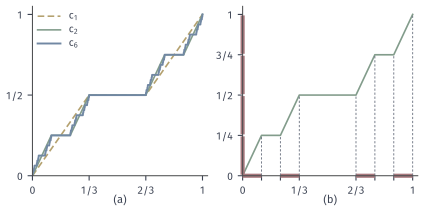

Reproduce this figure in Python.
from pathlib import Path
import sys
ROOT = next(p for p in Path(__file__).resolve().parents if (p/"build.sh").is_file() and (p/"tex/book.tex").is_file())
sys.path.insert(0, str(ROOT/"figures/00-shared/mathematical-preliminaries-upper/00-shared/comprehension-figures"))
from support import figure, save, BLUE, GREEN, YELLOW, RED, PURPLE, INK, MUTED, GRID, BLUE_FILL, GREEN_FILL, YELLOW_FILL, RED_FILL, PURPLE_FILL
import numpy as np
from matplotlib.patches import Rectangle

def labels(fig, axes, y=.03):
    for ax, s in zip(axes, ['(a)', '(b)', '(c)']):
        p = ax.get_position(); fig.text((p.x0+p.x1)/2, y, s, ha='center', va='bottom')

# Cantor function approximations c_n, computed from the retained-interval recursion.
fig, axes = figure(width_mm=108, height_mm=54, ncols=2)
fig.set_layout_engine(None)
fig.subplots_adjust(left=.075, right=.985, top=.97, bottom=.17, wspace=.2)
def keep(n):
    I = [(0., 1.)]
    for _ in range(n):
        I = [v for l, r in I for v in ((l, l+(r-l)/3), (r-(r-l)/3, r))]
    return I
def nodes(n):
    xs = [0.]; ys = [0.]; v = 0.
    for l, r in keep(n):
        if l > xs[-1]:
            xs.append(l); ys.append(v)
        v += 2.**(-n); xs.append(r); ys.append(v)
    return np.array(xs), np.array(ys)
a, b = axes
a.plot(*nodes(1), color=YELLOW, lw=1.2, dashes=(4, 2), label='$c_1$')
a.plot(*nodes(2), color=GREEN, lw=1.2, label='$c_2$')
a.plot(*nodes(6), color=BLUE, lw=1.4, label='$c_6$')
a.legend(loc='upper left', handlelength=2.2, borderaxespad=.1, labelspacing=.25)
b.plot(*nodes(2), color=GREEN, lw=1.2)
for i, (l, r) in enumerate(keep(2)):
    b.plot([l, r], [0, 0], color=RED, lw=3, solid_capstyle='butt', clip_on=False)
    b.plot([0, 0], [i/4+.006, (i+1)/4-.006], color=RED, lw=3, solid_capstyle='butt', clip_on=False)
    for p, v in ((l, i/4), (r, (i+1)/4)):
        b.plot([p, p], [0, v], color=MUTED, lw=.65, dashes=(2.5, 2))
b.set_xticks([0, 1/9, 2/9, 1/3, 2/3, 7/9, 8/9, 1]); b.set_xticklabels(['0', '', '', '1/3', '2/3', '', '', '1'])
b.set_yticks([0, .25, .5, .75, 1]); b.set_yticklabels(['0', '1/4', '1/2', '3/4', '1'])
a.set_xticks([0, 1/3, 2/3, 1]); a.set_xticklabels(['0', '1/3', '2/3', '1']); a.set_yticks([0, .5, 1]); a.set_yticklabels(['0', '1/2', '1'])
for ax in axes:
    ax.set_xlim(0, 1.03); ax.set_ylim(0, 1.05)
labels(fig, axes)
save(fig, Path(__file__).resolve().parent, 'figure', {'formula': 'c_n piecewise linear: rises 2^-n linearly on each of the 2^n retained intervals of step n'})
